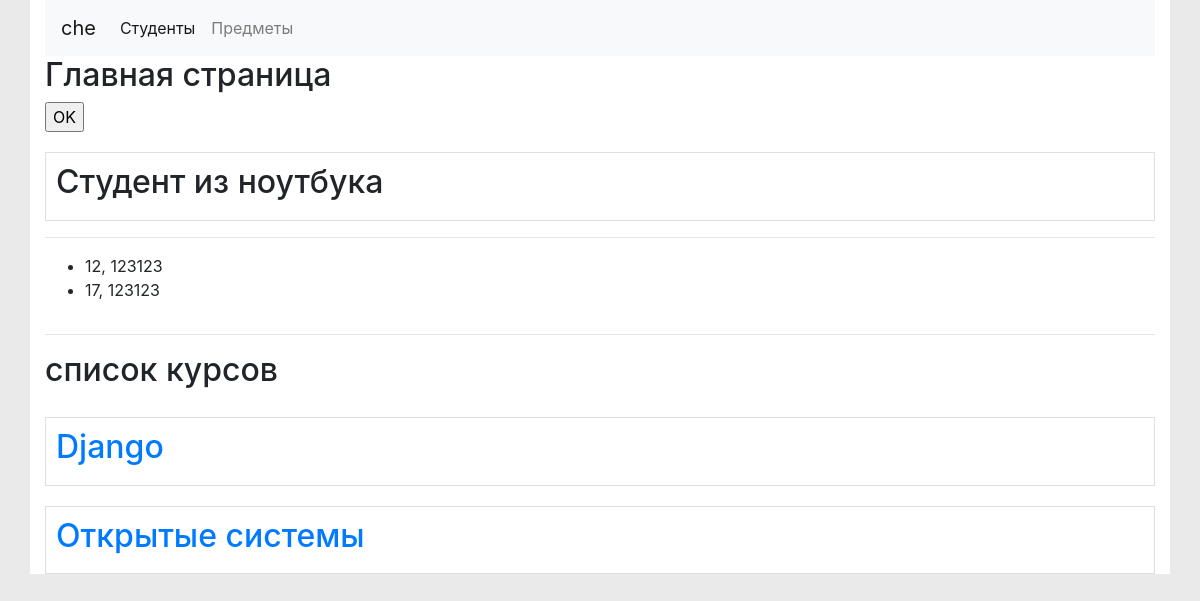
Page /student/2/ on the earlier database version.
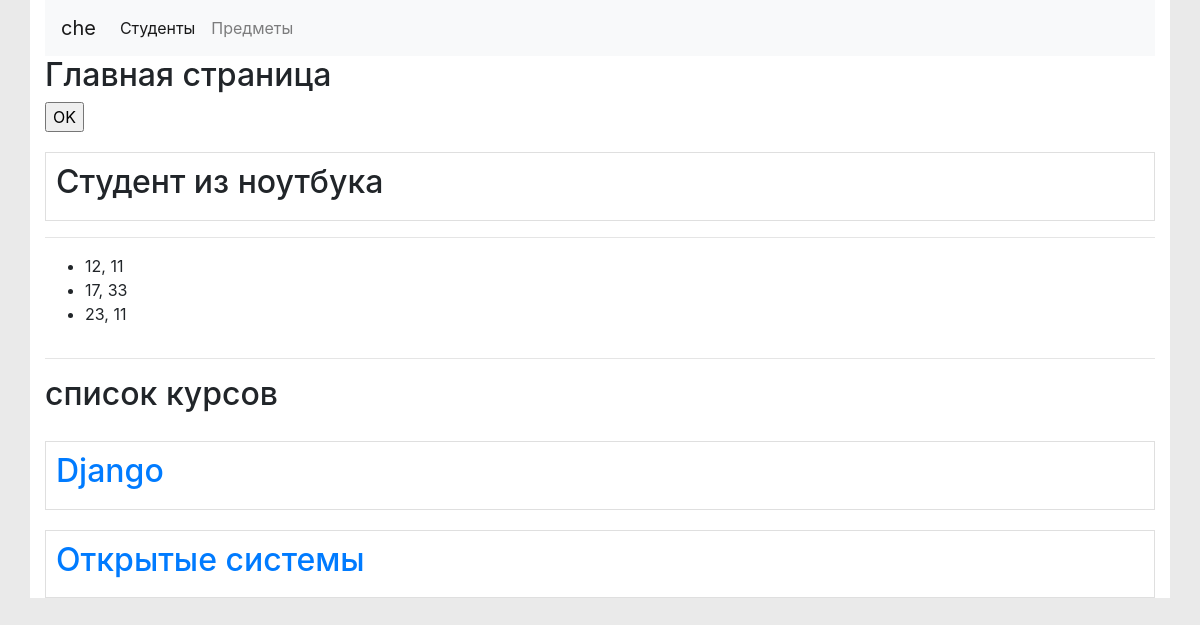
Same page on the later database version.
### studentapp/models.py (models this page shows, shortened)
class CommonInfo(models.Model):
    name = models.CharField(max_length=255,verbose_name="ФИО")
    age = models.IntegerField(blank=True,null=True,verbose_name="возраст")
    class Meta:
        abstract = True

class Student(CommonInfo):
    group = models.ForeignKey(Group,on_delete=models.PROTECT)
    course = models.ManyToManyField(Course)
    class Meta:
        verbose_name ='Студент'
        verbose_name_plural ='Студенты'

class Mark(models.Model):
    checkpoint = models.ForeignKey(Checkpoint,on_delete=models.CASCADE,null=True)
    student = models.ForeignKey(Student,on_delete=models.CASCADE)
    score =  models.IntegerField(default=0,blank=True)
    date = models.DateTimeField(auto_now=True)
    def __str__(self):
        return "{}, {}".format(self.id,self.score)

class Course(models.Model):
    name = models.CharField(max_length=255,verbose_name="Название предмета")
    def get_absolute_url(self):
        return reverse('course-detail',kwargs={'pk':self.id})
    def get_max_score(self):
        return  0 #self.mark_set.all().order_by('-score').first()

### studentapp/views.py (the view)
# urls.py: path('student/<int:pk>/', views.StudentDetail.as_view(),name="student-detail2"),
class StudentDetail(DetailView):
    model = Student

### studentapp/templates/studentapp/student_detail.html
{% extends 'base.html'%}
{% load static %}
{%block content %}
<div class="article">
    <div class="row">
        <div class="col-md-12">  <h2>{{object.name}}  {{course.get_max_score.score}}</h2></div>
    </div>
    </div>
    <hr>
    <div class="row">
        <div class="col-md-12">
            <ul>
                {%for mark in object.mark_set.all %}
                <li>{{mark}}</li>
                {%endfor%}
            </ul>
        </div>
    </div>
    <hr>
    <h2> список курсов </h2>
<div class="row">
    {% for cours in object.course.all%}
        {%include 'studentapp/course_list_part_1.html'%}
    {%endfor%}
</div>
</div>
{%endblock%}

### studentapp/templates/base.html (shortened to what this page needs)
{% load static %}
<!DOCTYPE html>
<html>
    <head>
        <link rel="stylesheet" href="{% static 'bootstrap/css/bootstrap.min.css' %}" >
        <link rel="stylesheet"  href="{% static 'style.css' %}">
    </head>
    <body>
        <div class="container">
            <nav class="navbar navbar-expand-lg navbar-light bg-light  ">
                <a class="navbar-brand" href="#">che</a>
                <div class="collapse navbar-collapse" id="navbarSupportedContent">
                    <ul class="navbar-nav mr-auto">
                        <li class="nav-item active">
                            <a class="nav-link" href="/">Студенты<span class="sr-only">(current)</span></a>
                        </li>
                        <li class="nav-item">
                            <a class="nav-link" href="/course/">Предметы</a>
                        </li>
                    </ul>
                </div>
            </nav>
        </div>
        <div class="container">
            <h2>  {% block title%} Главная страница {% endblock%}</h2>
            <form method="GET">
                <input type="submit" value="OK">
            </form>
            {%block content %}{%endblock%}
    </body>
</html>

### studentapp/templates/studentapp/course_list_part_1.html (shortened to what this page needs)
    <div class="col-lg-12 col-md-6 col-sm-12">
        <div class="article">
            <div class="row">
                <div class="col-md-6"> <h2> <a href="{{cours.get_absolute_url}}">{{cours.name}} </a> {{cours.get_max_score.score}}</h2></div>
                <div class="col-md-6">
                </div>
            </div>
        </div>
    </div>

### studentapp/static/style.css (style rules this page uses)
body { background:#eaeaea }
.container { background:#fff }
.article { border: 1px solid rgba(0,0,0,.125); margin-top:20px; padding: 10px; }

Differences in the rows shown:
changed Mark (number 1 of 3 on the later page): id+score "12, 123123" → "12, 11"
changed Mark (number 2 of 3 on the later page): id+score "17, 123123" → "17, 33"
added Mark: id+score "23, 11"
